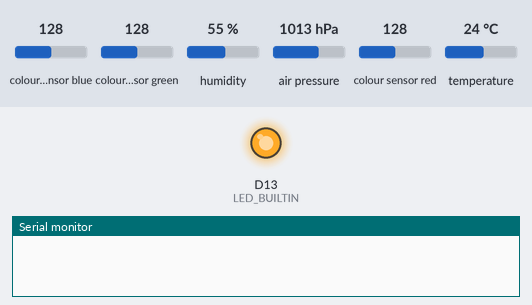
Simulated run of this sketch. Board: Arduino Nano 33 BLE. Shown: output pins drawn as LEDs (lit = HIGH), the last lines printed to the serial monitor. The test bench sets the inputs (shaded band); at power-on: colour sensor blue 128, colour sensor green 128, humidity 55 %, air pressure 1013 hPa, colour sensor red 128, temperature 24 °C.

Above: at 0.5 s.
At 3.0 s:
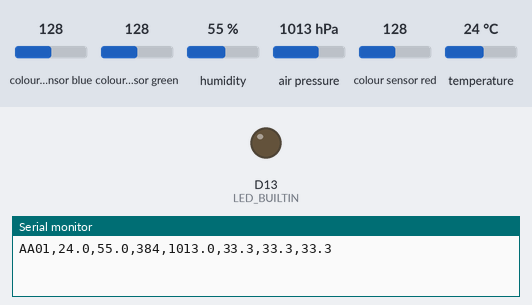
Timing chart, 0 to 6.5 s (numbered marks = the images above):
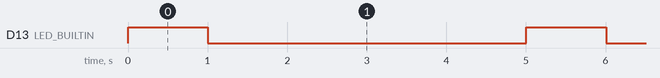

Measured:
- by itself, D13 (LED_BUILTIN): alternates HIGH for 1.0 s and LOW for 4.0 s

The sketch:

Color_T_H_P_RGB_33.ino
```cpp
/*
  Color & Temperature/Humidity

*/

#include <Arduino_HTS221.h>   // library for temperature & humidity
// Library: HTS221
#include <Arduino_APDS9960.h>
// Library: APDS9960 for gesture, proximity, color & luminosity
#include <Arduino_LPS22HB.h>
// for pressure
// the setup function runs once when you press reset or power the board
void setup() {
  Serial.begin(9600);
  // initialize digital pin LED_BUILTIN as an output.
  pinMode(LED_BUILTIN, OUTPUT);
  if (!HTS.begin()) {
    Serial.println("Failed to initialize humidity temperature sensor!");
    while (1);
  }
  if (!APDS.begin()) {
    Serial.println("Error initializing APDS9960 sensor.");
  }
  if (!BARO.begin()) {
    Serial.println("Failed to initialize pressure sensor!");
//    while (1);
  }
  //Serial.println("R,G,B,AL,T,H");
}

// the loop function runs over and over again forever
void loop() {
  digitalWrite(LED_BUILTIN, HIGH);   // turn the LED on (HIGH is the voltage level)
  delay(1000);                       // wait for a second
  digitalWrite(LED_BUILTIN, LOW);    // turn the LED off by making the voltage LOW
  delay(1000);                       // wait for a second

  // check if a color reading is available
  while (! APDS.colorAvailable()) {
    delay(5);
  }
  int r, g, b, aL;

  // read the color
  APDS.readColor(r, g, b, aL);

  // read T, H
  float temperature = HTS.readTemperature();
  float humidity = HTS.readHumidity();

  // read pressure
  float pressure = BARO.readPressure(MILLIBAR);

//  Serial.print("Pressure = ");
//  Serial.print(pressure);
//  Serial.println(" kPa");

  // print the values
//  Serial.print(r);
//  Serial.print(" g = ");
//  Serial.print(g);
//  Serial.print(" b = ");
//  Serial.print(b);
//  Serial.print(" aL = ");
//  Serial.print(aL);
//
//  Serial.print(" Temperature = ");
//  Serial.print(temperature);
//  Serial.print(" °C");
//  Serial.print(" Humidity = ");
//  Serial.print(humidity);
//  Serial.println(" %");
  Serial.print("AA01,");
  Serial.print(temperature,1);  // temperature, float
  Serial.print(",");
  Serial.print(humidity,1);  // humidity, float
  Serial.print(",");
  Serial.print(int(aL));   // luminosity, int
  Serial.print(",");
  Serial.print(pressure, 1);  // pressure, mbar
  Serial.print(",");
  Serial.print(float(r*100.0/(r+g+b)), 1);  // r ratio
  Serial.print(",");
  Serial.print(float(g*100.0/(r+g+b)), 1);  // g ratio
  Serial.print(",");
  Serial.println(float(b*100.0/(r+g+b)), 1);  // b ratio

  delay(3000);
}
```
